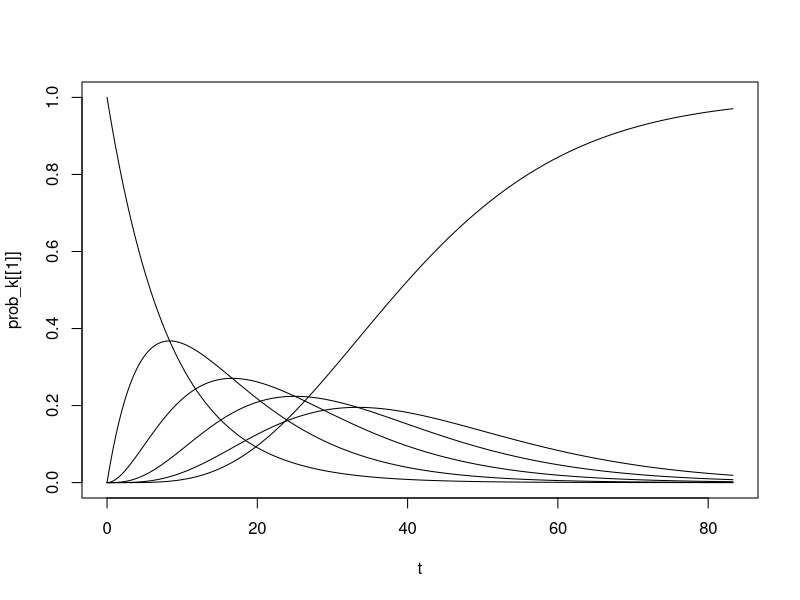
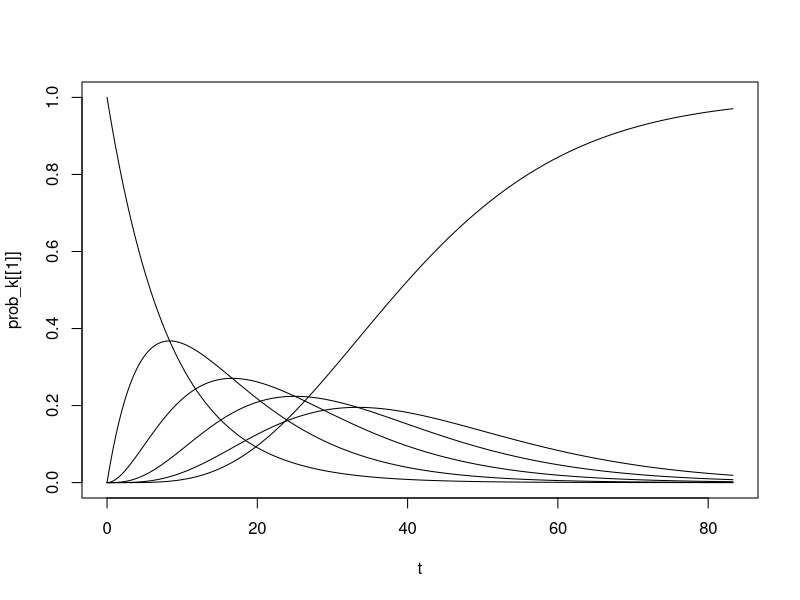
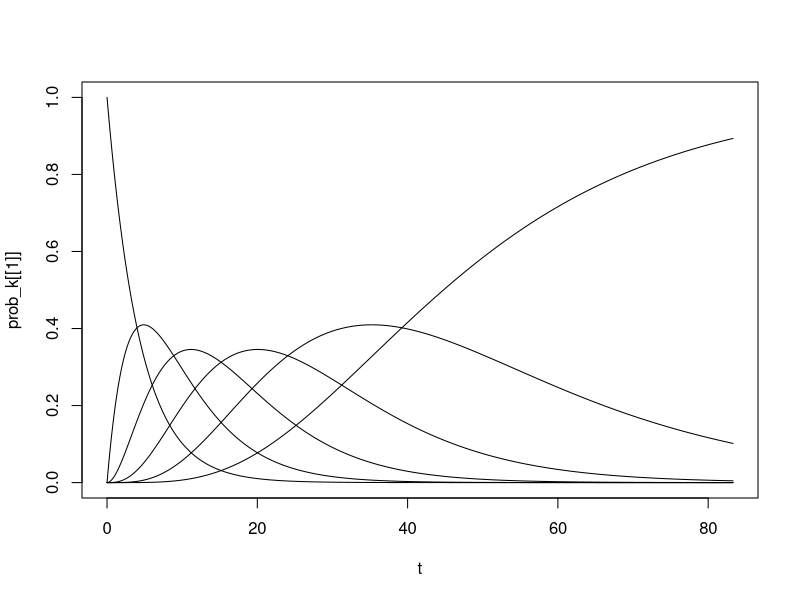

The R source for these figures, in order:
#' Compute the probability of occupying each of K compartments
#' @param rate (`numeric(1)` or `numeric(K-1)`)\cr
#'   The rate of transfer between each of the K compartments.
#'   If scalar, the rate is identical across all compartments.
#' @param K (`integer(1)`)\cr
#'   The number of sequential compartments.
#' @param t (`numeric()`)\cr
#'   The time axis to compute occupancy probabilities for.
#' @return
#'   A `list()` with the k'th element containing the probability of occupying the k'th compartment over time.
#' @examples
#'  occupancy_probability(0.1, 3, seq(0, 50))
#'  occupancy_probability(c(0.1, 0.2), 3, seq(0, 50))
occupancy_probability <- function(rate, K, t) {
  coll <- checkmate::makeAssertCollection()
  checkmate::assert(
    checkmate::check_number(rate),
    checkmate::check_numeric(rate, lower = 0, any.missing = FALSE, len = K - 1),
    add = coll
  )
  checkmate::assert_number(K, lower = 2, add = coll)
  checkmate::assert_numeric(t, lower = 0, add = coll)
  checkmate::reportAssertions(coll)

  # Compute the probability of less than K events over time
  if (length(rate) == 1) {

    # If a scalar rate is given, the problem reduces to the Erlang-distribution
    prob_lt_k <- purrr::map(1:(K - 1), \(k) {
      pgamma(t, shape = k, rate = lambda, lower.tail = FALSE)
    })

  } else {
    # We can compute the waiting time distributions (hypoexponential distributions)
    # https://en.wikipedia.org/wiki/Hypoexponential_distribution

    phypo <- function(t, shape = 1, rate = rep(1, shape), lower.tail = TRUE) {

      # For the first compartment, the problem is simply an exponential distribution
      if (shape == 1) {
        return(pexp(t, rate, lower.tail = FALSE))
      }

      # For the remaining compartments, we need to compute the hypoexponential distribution using the matrix method

      # Bi-diagnonal matrix of rates
      theta <- rbind(cbind(rep(0, shape - 1), diag(rate[1:(shape - 1)], nrow = shape - 1)), rep(0, shape)) - diag(rate)

      # Initial state (all in first compartment)
      alpha <- c(1, rep(0, shape - 1))

      # Ones vector
      ones <- matrix(rep(1, shape))

      # Compute the upper tail of the cumulative distribution function
      p <- purrr::map_dbl(
        t,
        \(t) as.numeric(alpha[1:shape] %*% Matrix::expm(t * theta[1:shape, 1:shape]) %*% ones[1:shape])
      )

      # Convert to lower tail if needed
      if (lower.tail) {
        p <- 1 - p
      }

      return(p)
    }

    # Retrieve each of the hypoexponential distributions
    prob_lt_k <- purrr::map(seq_along(rate), \(k) phypo(t, shape = k, rate = rate[1:k], lower.tail = FALSE))

  }

  # Compute the probability of occupying states k over time from the waiting time distributions
  # i.e. the difference of the cumulative distribution function for between states
  prob_k <- purrr::map(2:(K - 1), \(k) {
    prob_lt_k[[k]] - prob_lt_k[[k - 1]]
  })
  prob_k <- c(prob_lt_k[1], prob_k)

  # Add absorbing state
  prob_k <- c(prob_k, list(1 - purrr::reduce(prob_k, `+`)))

  return(prob_k)
}

# Plot the basis functions
tau <- 50 / 3
t <- seq(0, 5 * tau, by = 0.1)
K = 6
lambda = K / (3* tau)

# Using the Erlang distributions directly
prob_k <- occupancy_probability(lambda, K, t)
plot(t, prob_k[[1]], type = "l")
purrr::walk(prob_k[2:K], ~ lines(t, .x))


# Checking that we get the same if we use the convolution method, but with identical rates
prob_k <- occupancy_probability(rep(lambda, K - 1), K, t)
plot(t, prob_k[[1]], type = "l")
purrr::walk(prob_k[2:K], ~ lines(t, .x))


# Using different rates
rate <- rev(seq(K - 1)) # Use decreasing rates
rate <- rate * sum(1 / rate) / (K / lambda) # Normalize so total waiting time is equal between problems
# sum(1 / rate) == k / lambda
prob_k <- occupancy_probability(rate, K, t)
plot(t, prob_k[[1]], type = "l")
purrr::walk(prob_k[2:K], ~ lines(t, .x))
